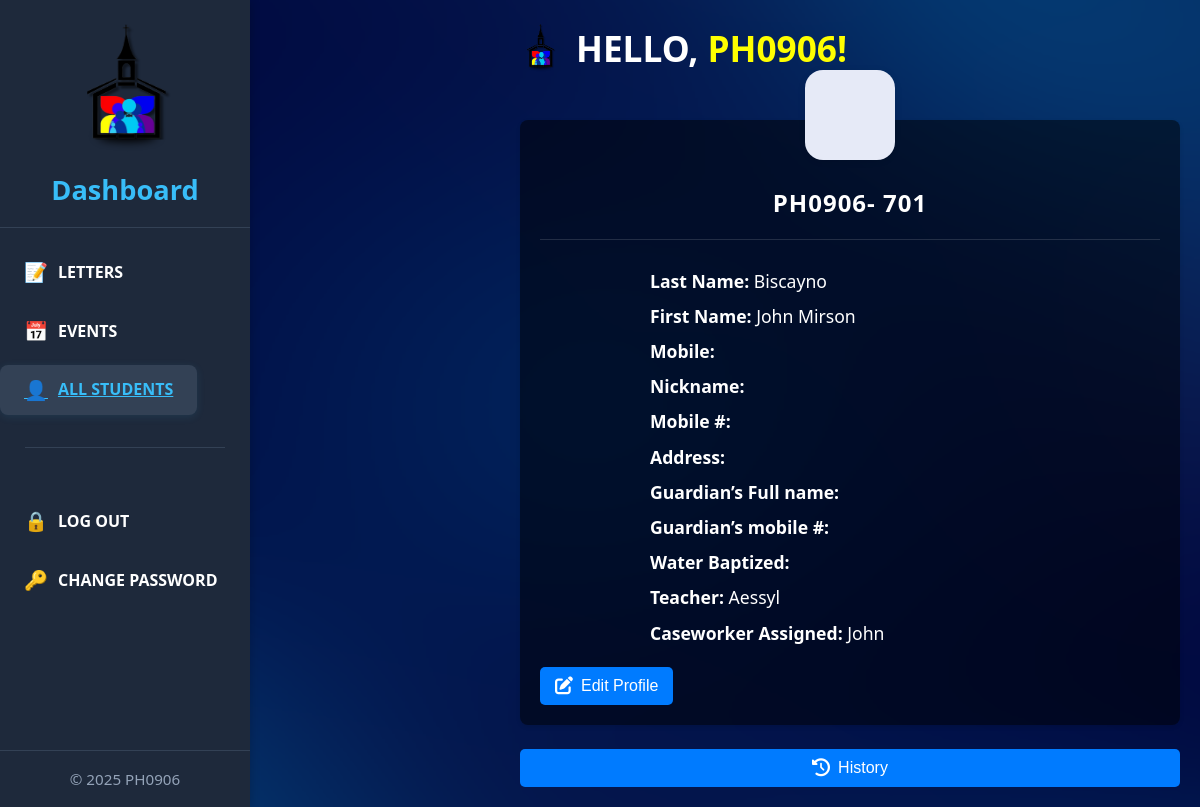
/studentprofile.php?ph906=701, run on the app's committed database.
### tables this page shows
CREATE TABLE `masterlist` (
  `ph906` varchar(255) NOT NULL,
  `last_name` varchar(255) NOT NULL,
  `first_name` varchar(255) NOT NULL,
  `sex` varchar(10) NOT NULL,
  `birthday` date NOT NULL,
  `age` int(11) NOT NULL,
  `caseworker_assigned` varchar(255) NOT NULL,
  `teacher` varchar(255) NOT NULL,
  `mobile` varchar(255) DEFAULT NULL,
  `nickname` varchar(255) DEFAULT NULL,
  `mobile_number` varchar(255) DEFAULT NULL,
  `address` text DEFAULT NULL,
  `guardian_name` varchar(255) DEFAULT NULL,
  `guardian_mobile` varchar(255) DEFAULT NULL,
  `water_baptized` varchar(255) DEFAULT NULL
);

### studentprofile.php (the view, shortened to what this page needs)
<?php
include 'db.php';
$ph906 = $_GET['ph906'] ?? '';
$stmt = $conn->prepare("SELECT ph906, first_name, last_name, teacher, mobile, nickname, mobile_number, address, guardian_name, guardian_mobile, water_baptized, caseworker_assigned FROM masterlist WHERE ph906 = ? LIMIT 1");
$stmt->bind_param("s", $ph906);
$stmt->execute();
$result = $stmt->get_result();
$student = $result->fetch_assoc();
?>
<!DOCTYPE html>
<html lang="en">
<head>
  <link rel="stylesheet" href="home.css" />
  <link rel="stylesheet" href="studentprofile.css" />
</head>
<body>
  <div class="sidebar-panel" style="position: fixed; top: 0; left: 0; width: 250px; height: 100%; background: #1e293b; color: white; box-shadow: 2px 0 8px rgba(0,0,0,0.15); display: flex; flex-direction: column; justify-content: space-between; z-index: 1000;">
    <div>
      <div class="sidebar-header" style="padding: 1.5rem 1rem 1rem 1rem; border-bottom: 1px solid #334155; text-align: center;">
        <img src="ph0906logo.png" alt="Logo" style="width: 118px; height: 128px; margin-bottom: 0.5rem;">
        <h2 style="font-size: 1.7rem; color: #38bdf8; margin: 0;">Dashboard</h2>
      </div>
      <ul class="sidebar-menu" style="list-style: none; padding: 1.2rem 0; margin: 0; display: flex; flex-direction: column; gap: 0.5rem; align-items: flex-start;">
        <li><a href="home.php" style="display: flex; align-items: center; gap: 10px; padding: 10px 24px; color: white; text-decoration: none; font-weight: bold; border-radius: 8px; transition: background 0.2s;"><span style="font-size:1.2em;">&#128221;</span> Letters</a></li>
        <li><a href="events.php" style="display: flex; align-items: center; gap: 10px; padding: 10px 24px; color: white; text-decoration: none; font-weight: bold; border-radius: 8px; transition: background 0.2s;"><span style="font-size:1.2em;">&#128197;</span> Events</a></li>
        <li><a href="all_students.php" style="display: flex; align-items: center; gap: 10px; padding: 10px 24px; color: #38bdf8; background: #334155; text-decoration: underline; font-weight: bold; border-radius: 8px; box-shadow: 0 2px 8px rgba(56,189,248,0.10);"> <span style="font-size:1.2em;">&#128100;</span> All Students</a></li>
        <div style="width: 80%; margin: 0.5rem auto 1.5rem auto;">
          <hr style="border: none; border-bottom: 1px solid #334155;">
        </div>
        <li><a href="logout.php" onclick="return confirm('Are you sure you want to log out?');" style="display: flex; align-items: center; gap: 10px; padding: 10px 24px; color: white; text-decoration: none; font-weight: bold; border-radius: 8px; transition: background 0.2s;"><span style="font-size:1.2em;">&#128274;</span> Log Out</a></li>
        <li><a href="#" id="change-password-link" style="display: flex; align-items: center; gap: 10px; padding: 10px 24px; color: white; text-decoration: none; font-weight: bold; border-radius: 8px; transition: background 0.2s;"><span style="font-size:1.2em;">&#128273;</span> Change Password</a></li>
      </ul>
    </div>
    <div class="sidebar-footer" style="padding: 1rem; text-align: center; font-size: 0.95rem; color: #94a3b8; border-top: 1px solid #334155;">
      <p style="margin:0;">&copy; 2025 PH0906</p>
    </div>
  </div>
  <div class="home-container" style="margin-left:500px;">
    <div style="display:flex;align-items:center;gap:1rem;">
        <img src="ph0906logo.png" alt="Church Icon" class="icon" style="height:3rem;">
        <h1 style="margin:0;font-size:2.2rem;">HELLO, <span class="highlight">PH0906!</span></h1>
    </div>
      <div class="profile-card" id="profile-card">
        <div class="profile-photo"></div>
        <div class="profile-info">
          <h2 id="profile-ph906">PH0906- <?php echo htmlspecialchars($student['ph906'] ?? ''); ?></h2>
          <hr>
          <div class="profile-fields" id="profile-fields-view">
            <div><b>Last Name:</b> <?php echo htmlspecialchars($student['last_name'] ?? ''); ?></div>
            <div><b>First Name:</b> <?php echo htmlspecialchars($student['first_name'] ?? ''); ?></div>
            <div><b>Mobile:</b> <?php echo htmlspecialchars($student['mobile'] ?? ''); ?></div>
            <div><b>Nickname:</b> <?php echo htmlspecialchars($student['nickname'] ?? ''); ?></div>
            <div><b>Mobile #:</b> <?php echo htmlspecialchars($student['mobile_number'] ?? ''); ?></div>
            <div><b>Address:</b> <?php echo htmlspecialchars($student['address'] ?? ''); ?></div>
            <div><b>Guardian’s Full name:</b> <?php echo htmlspecialchars($student['guardian_name'] ?? ''); ?></div>
            <div><b>Guardian’s mobile #:</b> <?php echo htmlspecialchars($student['guardian_mobile'] ?? ''); ?></div>
            <div><b>Water Baptized:</b> <?php echo htmlspecialchars($student['water_baptized'] ?? ''); ?></div>
            <div><b>Teacher:</b> <?php echo htmlspecialchars($student['teacher'] ?? ''); ?></div>
            <div><b>Caseworker Assigned:</b> <?php echo htmlspecialchars($student['caseworker_assigned'] ?? ''); ?></div>
          </div>
          <div style="margin-top:1rem;">
            <button id="edit-profile-btn" class="edit-btn"><i class="fas fa-edit"></i> Edit Profile</button>
          </div>
        </div>
      </div>
    <button id="history-btn" class="edit-btn">
      <i class="fas fa-history"></i> History
    </button>
  </div>
</body>
</html>

### home.css (style rules this page uses)
* { margin: 0; padding: 0; box-sizing: border-box; }
body { font-family: 'Segoe UI', Tahoma, Geneva, Verdana, sans-serif; background-image: url("darkbluebackground.png"); background-size: cover; background-position: center; background-repeat: no-repeat; background-attachment: fixed; background-color: #f4f4f4; color: #0f0f0f; line-height: 1.6; display: flex; min-height: 100vh; }
.sidebar-panel { position: fixed; top: 0; left: 0; width: 250px; height: 100%; background-color: #1e293b; color: white; display: flex; flex-direction: column; justify-content: flex-start; z-index: 1000; box-shadow: 2px 0 5px rgba(0, 0, 0, 0.5); }
.sidebar-header { padding: 1rem; border-bottom: 1px solid #334155; text-align: center; }
.sidebar-header h2 { font-size: 1.5rem; color: #38bdf8; }
.sidebar-menu { list-style: none; padding: 1rem 0; display: flex; flex-direction: column; align-items: center; gap: 0.5rem; }
.sidebar-menu li { margin: 0; }
.sidebar-menu a { display: block; padding: 10px 20px; color: white; text-decoration: none; font-weight: bold; text-align: center; text-transform: uppercase; transition: background-color 0.3s; }
.sidebar-menu a span { display: block; }
.sidebar-footer { padding: 1rem; text-align: center; font-size: 0.9rem; color: #94a3b8; }
.home-container { flex-grow: 1; padding: 2rem; max-width: 1200px; margin: 0 auto; display: flex; flex-direction: column; align-items: stretch; gap: 1.5rem; margin-left: 250px; }
.icon { width: 40px; height: 40px; }
.highlight { color: yellow; }

### studentprofile.css (style rules this page uses)
body { margin: 0; font-family: 'Segoe UI', sans-serif; background: url('darkbluebackground.png') no-repeat center center fixed; background-size: cover; color: white; }
.home-container { margin: 0 auto; padding: 20px; max-width: 800px; }
.profile-card { background-color: rgba(0, 0, 0, 0.5); padding: 20px; border-radius: 8px; box-shadow: 0 2px 4px rgba(0, 0, 0, 0.1); margin-top: 20px; }
.profile-card h2 { font-size: 20px; margin-bottom: 10px; }
.profile-photo { width: 90px; height: 90px; background: #e6eaf7; border-radius: 18px; margin: -70px auto 1.5rem auto; box-shadow: 0 2px 8px rgba(0,0,0,0.08); }
.profile-info { text-align: center; }
#profile-ph906 { font-size: 1.5rem; font-weight: bold; margin-bottom: 0.2rem; letter-spacing: 1px; }
.profile-fields { text-align: left; margin: 1.5rem auto 0 auto; max-width: 400px; font-size: 1.1rem; line-height: 2; }
hr { border: none; border-top: 1.5px solid #fff2; margin: 1rem 0; }

### studentprofile.php (style rules this page uses)
.edit-btn { display: flex; align-items: center; justify-content: center; background-color: #007bff; color: white; border: none; border-radius: 5px; padding: 10px 15px; font-size: 16px; cursor: pointer; transition: background-color 0.3s, transform 0.2s; gap: 8px; }
.edit-btn i { font-size: 18px; }

### data on the page
masterlist: ph906 "701", last_name "Biscayno", first_name "John Mirson", teacher "Aessyl", caseworker_assigned "John"
